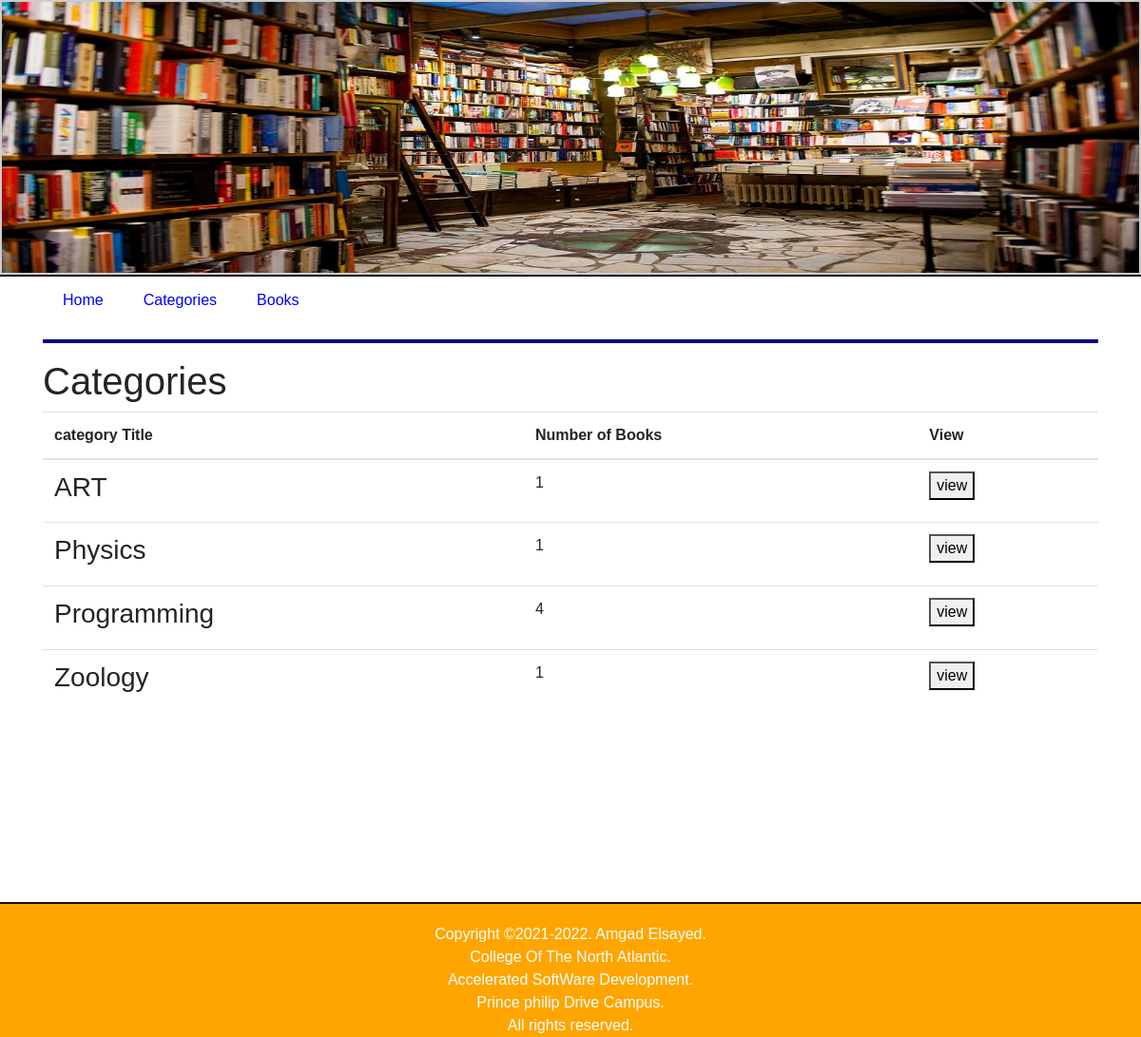
The page /categories on the database its author committed.
### tables this page shows
CREATE TABLE "Books" (
	"ID"	INT,
	"Title"	TEXT,
	"Description"	TEXT,
	"Year"	INT,
	"Image"	TEXT UNIQUE,
	"category"	TEXT
);

### Application/routes.py (the view)
@app.route('/categories', methods=['GET', 'POST'])
def categories() :
    with closing(conn.cursor()) as c :
        query = 'select distinct  category ,count(*) as nOfBooks from Books group by category'
        c.execute(query)
        results = c.fetchall()
        categoryList = []
        for result in results :
            categoryList.append(result)
    return render_template('categories.html', categoryList=categoryList, categories=False)

### Application/templates/categories.html (shortened to what this page needs)
    {% extends "layout.html" %}
    {% block content %}
    <h1>Categories</h1>
    <div>
        <table class="table table-hover">
            <thead>
            <tr>
                <th scope="col">category Title</th>
                <th scope="col">Number of Books</th>
                <th scope="col">View</th>
            </tr>
            </thead>
            <tbody>
            {%for category in categoryList %}
                <tr>
                    <td><h3>{{ category["category"] }}</h3></td>
                    <td>{{ category["nOfBooks"] }}</td>
                    <td>
                        <form action="{{ url_for('categoryBooks') }}" method="get">
                            <button>view</button>
                        </form>
                       </td>
                </tr>
            {% endfor %}
            </tbody>
        </table>
    </div>
{% endblock %}

### Application/static/css/style.css (style rules this page uses)
* { box-sizing: border-box; }
*:before, *:after { box-sizing: border-box; }
html, body { font-family: Arial, Helvetica, sans-serif; height: 100%; position: relative; margin:0px; }

### rows shown on the page
Books: category "ART", nOfBooks "1"
Books: category "Physics", nOfBooks "1"
Books: category "Zoology", nOfBooks "1"

### other values the page prints
{{ category["category"] }} "Programming"
{{ category["nOfBooks"] }} "4"
